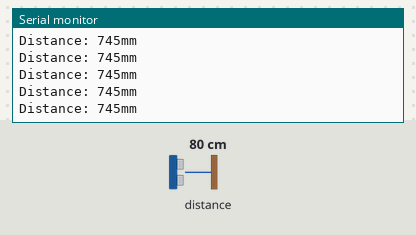
This sketch was run on a simulated Arduino Uno, built with avr-gcc and run on an emulated ATmega328P. On the bench: the last lines printed to the serial monitor. Inputs (shaded band) come from the test bench; at power-on: distance to the obstacle 80 cm.

Above: at 1.2 s.
1.3 s: distance to the obstacle set to 120 cm
At 2.3 s:
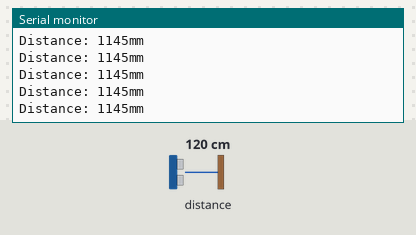
4.3 s: distance to the obstacle set to 2 cm
At 5.0 s:
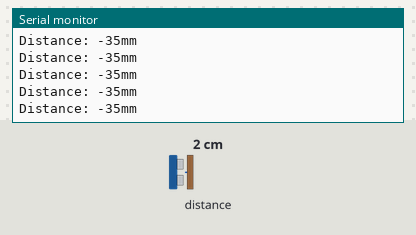
7.3 s: distance to the obstacle set to 9 cm
At 7.8 s:
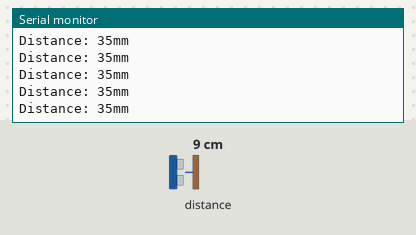
Timing chart, 0 to 10.3 s (numbered marks = the images above; inputs shaded):
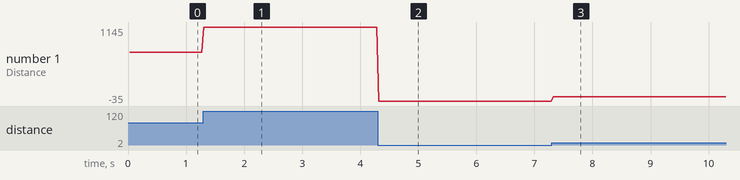

The sketch:

VL53L0X.ino
```cpp
/* This example shows how to use continuous mode to take
range measurements with the VL53L0X. It is based on
vl53l0x_ContinuousRanging_Example.c from the VL53L0X API.

The range readings are in units of mm.

Original source: https://github.com/pololu/vl53l0x-arduino
TRIED AND TESTED BY WWW.THINKROBOTICS.IN
Date mortified: Sep 26, 2017
*/


#include <Wire.h>
#include <VL53L0X.h>

VL53L0X sensor;

void setup()
{
  Serial.begin(9600);
  Wire.begin();

  sensor.init();
  sensor.setTimeout(1000);

  // Start continuous back-to-back mode (take readings as
  // fast as possible).  To use continuous timed mode
  // instead, provide a desired inter-measurement period in
  // ms (e.g. sensor.startContinuous(100)).
  sensor.startContinuous();
}

void loop()
{
  int distance =sensor.readRangeContinuousMillimeters();
 distance = distance -55;// -55 is to compensate for error. Change or set it to zero to make it work for your sensor
  Serial.print("Distance: ");
  Serial.print(distance);
  Serial.print("mm");
  if (sensor.timeoutOccurred()) { Serial.print(" TIMEOUT"); }

  Serial.println();
}

/*
Source code for VL53L0X Distance measurement using two sensor module for Arduino
This code is to measure distance using two VL53L0X modules. Each module's distance value is displayed separately.

*/


/* This example shows how to use continuous mode to take
range measurements with two VL53L0X. It is based on
vl53l0x_ContinuousRanging_Example.c from the VL53L0X API.

The range readings are in units of mm.

Original source: https://github.com/pololu/vl53l0x-arduino
Modified by Ahmad Shamshiri for RoboJax.com
Date mortified: June 06, 2018
Deniss from YouTube requested this code on June 06, 2018
*/

/*
#include <Wire.h>
#include <VL53L0X.h>

VL53L0X sensor1;// define object for sensor 1
VL53L0X sensor2;// define object for sensor 2

void setup()
{
  Serial.begin(9600);
  Wire.begin();

  sensor1.init();// initialize sensor 1
  sensor1.setTimeout(500);// set time out for sensor 1

  sensor2.init();// initialize sensor 2
  sensor2.setTimeout(500);// set time out for sensor 2


  // Start continuous back-to-back mode (take readings as
  // fast as possible).  To use continuous timed mode
  // instead, provide a desired inter-measurement period in
  // ms (e.g. sensor.startContinuous(100)).
  sensor1.startContinuous();// measure continuously for sensor 1
  sensor2.startContinuous();// measure continuously for sensor 2
}

void loop()
{
  int distance1 =sensor1.readRangeContinuousMillimeters();// get distance for sensor 1
  int distance2 =sensor2.readRangeContinuousMillimeters();// get distance for sensor 2

 distance1 = distance1 -55;// -55 is to compensate for error. Change or set it to zero to make it work for your sensor
 distance2 = distance2 -34;// -35 is to compensate for error. Change or set it to zero to make it work for your sensor

  Serial.print("Distance 1: ");
  Serial.print(distance1);// print distance from sensor 1
  Serial.print("mm Distance 2: ");
  Serial.print(distance2);// print distance from sensor 2
  Serial.print("mm");
  if (sensor1.timeoutOccurred()) { Serial.print(" TIMEOUT 1"); }
  if (sensor2.timeoutOccurred()) { Serial.print(" TIMEOUT 2"); }

  Serial.println();
}
 */
```

Measured:
- after the input at 1.3 s, the serial monitor: prints a new line at once (image 1)
- after the input at 4.3 s, the serial monitor: prints a new line at once (image 2)
- after the input at 7.3 s, the serial monitor: prints a new line at once (image 3)
- plotted number 1: 745 → 1145 after the input at 1.3 s, 1145 → -35 after the input at 4.3 s, -35 → 35 after the input at 7.3 s
